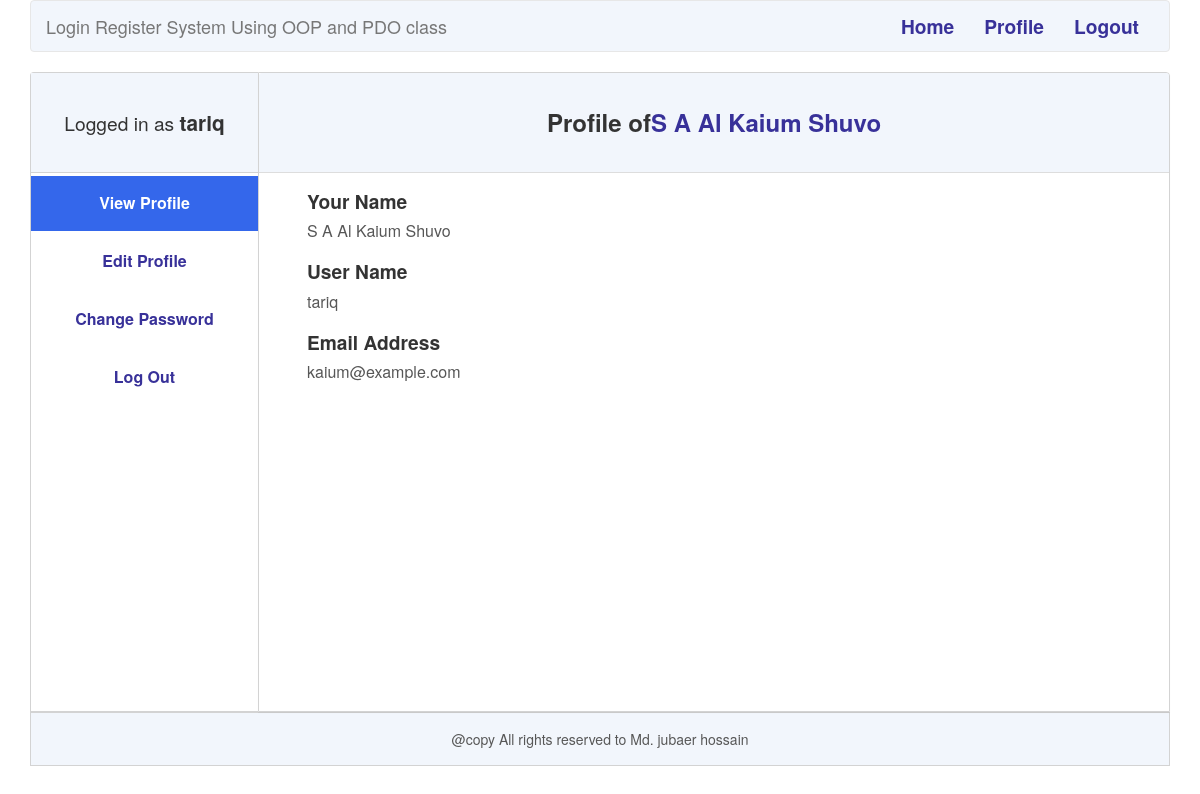
Screenshot of /profile.php?id=1 (signed in) with the database file from the repository.
### tables this page shows
CREATE TABLE `tbl_user` (
  `id` int(11) NOT NULL,
  `name` varchar(255) NOT NULL,
  `username` varchar(255) NOT NULL,
  `email` varchar(255) NOT NULL,
  `password` varchar(255) NOT NULL
);

### library/User.php (called while the page is built, shortened)
<?php ob_start();
include_once('Session.php');
include('Database.php');
class  User{
    private $db;
    public function __construct(){
       $this->db = new Database();
    }
    public function getUserByid($id){
        $sql = "SELECT * FROM tbl_user WHERE id = :id LIMIT 1";
        $query = $this->db->pdo->prepare($sql);
        $query->bindValue(':id', $id);
        $query->execute();
        $result = $query->fetch(PDO::FETCH_OBJ);
        return $result;
    }
}
?>

### library/Database.php (called while the page is built)
<?php
class Database{
    private $hostdb = "localhost";
    private $userdb = "root";
    private $passdb = "jubaer";
    private $namedb = "db_login_register";
    public $pdo;
    public function __construct(){
        if(!isset($this->pdo)){
            try{
                $link = new PDO("mysql:host=".$this->hostdb.";dbname=".$this->namedb, $this->userdb, $this->passdb);
                $link->setAttribute(PDO::ATTR_ERRMODE, PDO::ERRMODE_EXCEPTION);
                $link->exec("SET CHARACTER SET utf8");
                $this->pdo = $link;
            }catch(PDOException $e){
                die("Failed to connect with Database".$e->getMessage());
            }
        }
    }
}
?>

### library/Session.php (called while the page is built, shortened)
<?php
class Session{
    public static function get($key){
        if(isset($_SESSION[$key])){
            return $_SESSION[$key];
        }else{
            return false;
        }
    }
}
?>

### profile.php (the view, shortened to what this page needs)
<?php
    if(isset($_GET['id'])){
        $userid = (int)$_GET['id'];
    }
    $user = new User();
?>
<?php
   $userdata = $user->getUserById($userid);
   if($userdata){
?>
<!DOCTYPE html>
<html>
    <head>
        <link rel = "stylesheet" href="includes/bootstrap.min.css"/>
        <link rel = "stylesheet" href="css/app.css"/>
        <link rel = "stylesheet" href="css/profile.css"/>
        <link rel="stylesheet" href="https://cdnjs.cloudflare.com/ajax/libs/font-awesome/4.7.0/css/font-awesome.min.css">
      </head>
    <body>
        <div class="container">
           <nav class="navbar navbar-default">
               <div class="container-fluid">
                   <div class="navbar-header">
                       <a class="navbar-brand" href="index.php">Login Register System Using OOP and PDO class</a>
                   </div>
                   <ul class="nav navbar-nav pull-right">
                      <?php
                       $id = Session::get("id");
                       $userlogin = Session::get("login");
                       if($userlogin == true){
                       ?>
                       <li><a href="index.php">Home</a></li>
                       <li><a href = "profile.php?id=<?php echo $id; ?>">Profile</a></li>
                       <li><a href="?action=logout">Logout</a></li>
                       <?php }else{ ?>
                       <li><a href="login.php">Login</a></li>
                       <li><a href="register.php">Register</a></li>
                       <?php } ?>
                   </ul>
               </div>
           </nav>
<div class="content-box">
  <?php  include('includes/sidebar.php'); ?>
  <div class="panel panel-default ">
   <div class="panel-heading">
      <div>Profile of <span><?php echo "$userdata->name"; ?></span></div>
    </div>
    <div class="panel-body">
        <div style="max-width: 900px; margin: 0 auto;">
          <div class="form-group">
              <label for = "name">Your Name</label>
              <br>
              <span><?php echo $userdata->name; ?></span>
          </div>
          <div class="form-group">
              <label for = "username">User Name</label>
              <br>
              <span><?php echo $userdata->username; ?></span>
          </div>
          <div class="form-group">
               <label for="email">Email Address</label>
               <br>
               <span>
               <?php echo $userdata->email; ?></span>
           </div>
                  <?php } ?>
        </div>
     </div>
  </div>
</div>
<?php
include('includes/footer.php');
?>

### css/app.css (style rules this page uses)
html { font-size: 16px !important; }
.navbar { background-color: #f2f6fc; }
.navbar-default .navbar-nav > li > a { font-size: 1.2rem; font-weight: 600; color: #383199; }
.content-box { display: flex; border-radius: 4px; height: 80vh; }
.panel { margin: 0; }
.panel-default { flex-basis: 80%; border-radius: 0 4px 0 0; }
.panel-heading { height: 100px; display: flex; justify-content: center; color: #333; background-color: #f2f6fc !important; border-color: #ddd; }
* { transition: all 0.3s ease; }
li { list-style: none; display: block; }
a { text-decoration: none; }
.panel-default { border: 1px solid lightgray; justify-content: center; align-items: center; }
.panel-heading { border-bottom: 1px solid lightgray; }
.panel-heading div { display: flex; font-size: 1.5rem; font-weight: 600; justify-content: center; align-items: center; }
.panel-heading div span { color: #383199; }
.panel-body { padding-left: 3rem !important; }

### css/profile.css (style rules this page uses)
.form-group label { font-size: 1.2rem; }
.form-group span { font-size: 1rem; color: #575757; }

### rows the page displays
tbl_user: name "S A Al Kaium Shuvo", username "tariq", email "kaium@example.com"

### other values shown
$name "tariq"
